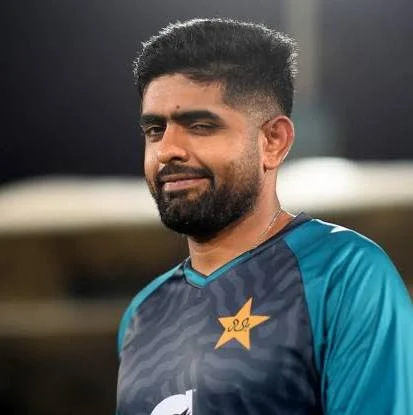
#> input picture bobzie.jpeg, 413 x 415 px
$ jupyter execute --allow-errors 'class33-partb(29nov2025).ipynb'
#> lines starting #> are read from the running program, lines starting #| are printed output that depends on the picture
# Concatenating Arrays

[cell 1]
import numpy as np
arr2d_a = np.arange(25).reshape(5,5)
arr2d_b = np.arange(25,50).reshape(5,5)

[cell 2]
arr2d_a

[cell 3]
arr2d_b

[cell 4]
vertical_joined_array = np.concatenate((arr2d_a,arr2d_b),axis=0)
vertical_joined_array

[cell 5]
horizontal_joined_array = np.concatenate((arr2d_a,arr2d_b),axis=1)
horizontal_joined_array

[cell 6]
arr1 = np.arange(20).reshape(4,5)
arr2 = np.arange(20,40).reshape(5,4)
print(arr1)
print(arr2)

#> (a cell that did not finish here is left out)

[cell 8]
zero_element_array = np.zeros(6)
zero_element_array

[cell 9]
ones = np.ones(10).reshape(2,5)
ones

[cell 10]
np.zeros((2,5))

[cell 11]
zero_2d = np.zeros((5,5))
zero_2d

[cell 12]
ones_2d = np.ones((5,5))
ones_2d

[cell 13]
arr3d = np.ones((2,1,5))
arr3d

[cell 14]
np.ones((5,3)) * 4

[cell 15]
np.full((5,5), 2)

[cell 16]
np.full((5,5), fill_value=10)

[cell 17]
np.identity(3)

[cell 18]
np.eye(3,k=1)

[cell 19]
arr = np.arange(12).reshape(4,3)
arr.dtype
arr

[cell 20]
arr[2,2] = 4.5

[cell 21]
arr

[cell 22]
a = np.array([1,2,3,4,5,6]).reshape(2,3)
a.shape

[cell 23]
np.ones((2,3))

[cell 24]
np.ones_like(a)

[cell 25]
np.random.randint(1,5, )

[cell 26]
arr2d = np.random.randint(1,10,(5,5))
arr2d

[cell 27]
from PIL import Image

[cell 28]
img = Image.open('bobzie.jpeg')
#> img is the input picture: PIL image 413x415 RGB; mean R, G, B 80.5, 84.8, 84

[cell 29]
img

[cell 30]
arr = np.array(img)
arr.shape
#> Out = (415, 413, 3)

[cell 31]
Image.fromarray(np.rot90(arr))
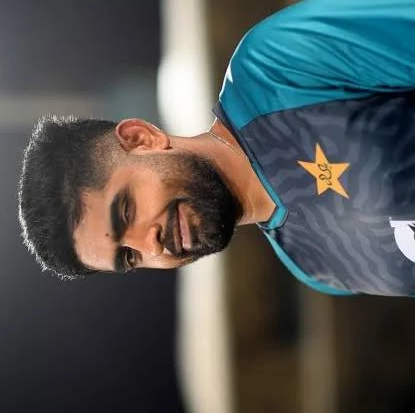
#> Out: PIL image 415x413 RGB; mean R, G, B 80.5, 84.8, 84

[cell 32]
grey_image = img.convert('L')
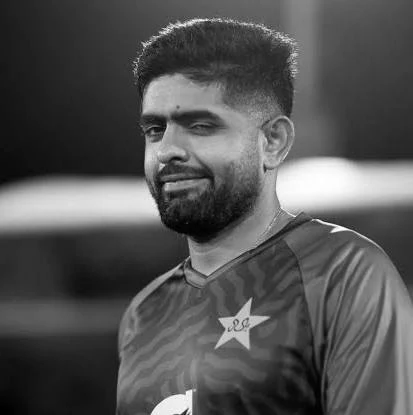
#> grey_image: PIL image 413x415 L; min 0, max 255, mean 83.4
grey_image

[cell 33]
np.array(grey_image).shape
#> Out = (415, 413)
